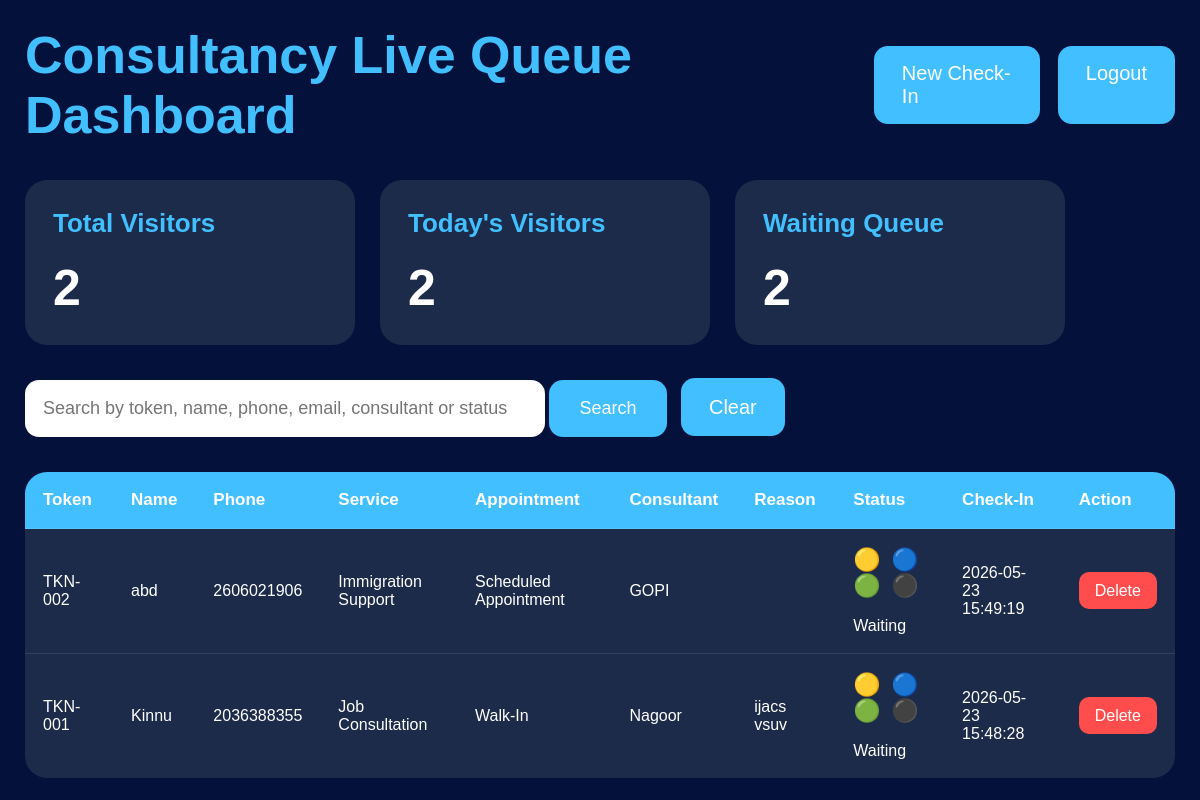
/admin (signed in), run on the app's committed database.
### tables this page shows
CREATE TABLE visitors (
            id INTEGER PRIMARY KEY AUTOINCREMENT,
            token_number TEXT,
            name TEXT NOT NULL,
            email TEXT,
            phone TEXT,
            service_type TEXT,
            appointment_type TEXT,
            reason TEXT,
            consultant TEXT,
            status TEXT,
            checkin_time TEXT
        );

### app.py (the view)
@app.route("/admin")
def admin():
    if "admin" not in session:
        return redirect("/login")
    search = request.args.get("search", "").strip()
    conn = sqlite3.connect("visitors.db")
    c = conn.cursor()
    if search:
        like = f"%{search}%"
        c.execute("""
            SELECT * FROM visitors

            WHERE
                token_number LIKE ?
                OR name LIKE ?
                OR email LIKE ?
                OR phone LIKE ?
                OR service_type LIKE ?
                OR appointment_type LIKE ?
                OR reason LIKE ?
                OR consultant LIKE ?
                OR status LIKE ?

            ORDER BY id DESC
        """, (
            like,
            like,
            like,
            like,
            like,
            like,
            like,
            like,
            like
        ))
    else:
        c.execute("""
            SELECT * FROM visitors
            ORDER BY id DESC
        """)
    visitors = c.fetchall()
    c.execute("SELECT COUNT(*) FROM visitors")
    total_visitors = c.fetchone()[0]
    today = datetime.now().strftime("%Y-%m-%d")
    c.execute("""
        SELECT COUNT(*)
        FROM visitors
        WHERE checkin_time LIKE ?
    """, (f"{today}%",))
    today_visitors = c.fetchone()[0]
    c.execute("""
        SELECT COUNT(*)
        FROM visitors
        WHERE status = 'Waiting'
    """)
    waiting_visitors = c.fetchone()[0]
    conn.close()
    return render_template(
        "admin.html",
        visitors=visitors,
        search=search,
        total_visitors=total_visitors,
        today_visitors=today_visitors,
        waiting_visitors=waiting_visitors
    )

### templates/admin.html (shortened to what this page needs)
<!DOCTYPE html>
<html>
<head>
</head>
<body>
    <div class="top-bar">
        <div class="title">Consultancy Live Queue Dashboard</div>
        <div class="top-buttons">
            <a href="/" class="btn">New Check-In</a>
            <a href="/logout" class="btn">Logout</a>
        </div>
    </div>
    <div class="cards">
        <div class="card">
            <h2>Total Visitors</h2>
            <p>{{ total_visitors }}</p>
        </div>
        <div class="card">
            <h2>Today's Visitors</h2>
            <p>{{ today_visitors }}</p>
        </div>
        <div class="card">
            <h2>Waiting Queue</h2>
            <p>{{ waiting_visitors }}</p>
        </div>
    </div>
    <div class="search-box">
    <form method="GET" action="/admin">
        <input
            type="text"
            name="search"
            placeholder="Search by token, name, phone, email, consultant or status"
            value="{{ search }}"
        >
        <button type="submit">
            Search
        </button>
        <a
            href="/admin"
            class="btn"
            style="padding:18px 28px; margin-left:10px;"
        >
            Clear
        </a>
    </form>
</div>
    <table>
        <tr>
            <th>Token</th>
            <th>Name</th>
            <th>Phone</th>
            <th>Service</th>
            <th>Appointment</th>
            <th>Consultant</th>
            <th>Reason</th>
            <th>Status</th>
            <th>Check-In</th>
            <th>Action</th>
        </tr>
        {% if visitors %}
            {% for v in visitors %}
            <tr>
                <td>{{ v[1] }}</td>
                <td>{{ v[2] }}</td>
                <td>{{ v[4] }}</td>
                <td>{{ v[5] }}</td>
                <td>{{ v[6] }}</td>
                <td>{{ v[8] }}</td>
                <td>{{ v[7] }}</td>
                <td>
                    <div class="status-links">
                        <a href="/update-status/{{ v[0] }}/Waiting">🟡</a>
                        <a href="/update-status/{{ v[0] }}/In-Consultation">🔵</a>
                        <a href="/update-status/{{ v[0] }}/Completed">🟢</a>
                        <a href="/update-status/{{ v[0] }}/Checked-Out">⚫</a>
                    </div>
                    <br>
                    {{ v[9] }}
                </td>
                <td>{{ v[10] }}</td>
                <td>
                    <a href="/delete/{{ v[0] }}" class="delete-btn">Delete</a>
                </td>
            </tr>
            {% endfor %}
        {% else %}
            <tr>
                <td colspan="10" class="empty">No visitors found</td>
            </tr>
        {% endif %}
    </table>
</body>
</html>

### templates/admin.html (style rules this page uses)
* { margin: 0; padding: 0; box-sizing: border-box; font-family: Arial; }
body { background: #04113b; color: white; padding: 25px; }
.top-bar { display: flex; justify-content: space-between; align-items: center; margin-bottom: 35px; }
.title { font-size: 52px; color: #42bfff; font-weight: bold; }
.top-buttons { display: flex; gap: 18px; }
.btn { background: #42bfff; color: white; padding: 16px 28px; text-decoration: none; border-radius: 14px; font-size: 20px; }
.cards { display: flex; gap: 25px; margin-bottom: 35px; }
.card { background: #1d2b4a; width: 330px; padding: 28px; border-radius: 22px; }
.card h2 { color: #42bfff; font-size: 26px; margin-bottom: 20px; }
.card p { font-size: 50px; font-weight: bold; }
.search-box { margin-bottom: 35px; }
.search-box input { width: 520px; padding: 18px; border-radius: 14px; border: none; font-size: 18px; }
.search-box button { padding: 18px 30px; border: none; border-radius: 14px; background: #42bfff; color: white; font-size: 18px; }
table { width: 100%; border-collapse: collapse; background: #1d2b4a; border-radius: 22px; overflow: hidden; }
th { background: #42bfff; padding: 18px; font-size: 17px; text-align: left; }
td { padding: 18px; font-size: 16px; border-top: 1px solid rgba(255,255,255,0.1); }
.status-links a { text-decoration: none; font-size: 22px; margin-right: 6px; }
.delete-btn { background: #ff4d4d; color: white; padding: 10px 16px; border-radius: 10px; text-decoration: none; }

### data on the page
visitors: token_number "TKN-002", name "abd", phone "2606021906", service_type "Immigration Support", appointment_type "Scheduled Appointment", consultant "GOPI", status "Waiting", checkin_time "2026-05-23 15:49:19"
visitors: token_number "TKN-001", name "Kinnu", phone "2036388355", service_type "Job Consultation", appointment_type "Walk-In", consultant "Nagoor", reason "ijacs vsuv", status "Waiting", checkin_time "2026-05-23 15:48:28"

### other printed values
{{ total_visitors }} "2"
{{ today_visitors }} "2"
{{ waiting_visitors }} "2"
